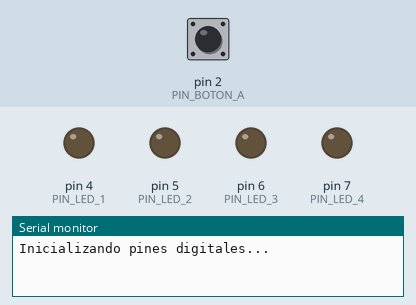
Recording of a sketch running on a simulated Arduino Uno, built with avr-gcc and run on an emulated ATmega328P. Parts: output pins drawn as LEDs (lit = HIGH), the last lines printed to the serial monitor. Inputs (shaded band) come from the test bench; at power-on: pin 2 (PIN_BOTON_A) HIGH.

Above: at 1.2 s.
1.3 s: pin 2 (PIN_BOTON_A) pulled LOW for 3.2 s
At 5.1 s:
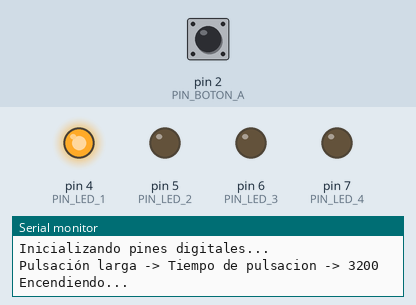
6.0 s: pin 2 (PIN_BOTON_A) pulled LOW for 0.15 s
At 6.9 s:
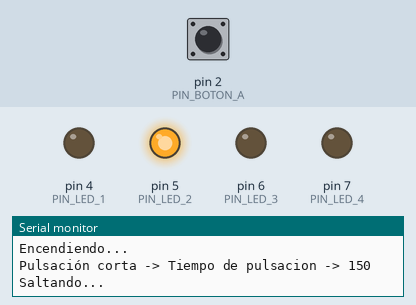
7.7 s: pin 2 (PIN_BOTON_A) pulled LOW for 1 s
At 9.5 s:
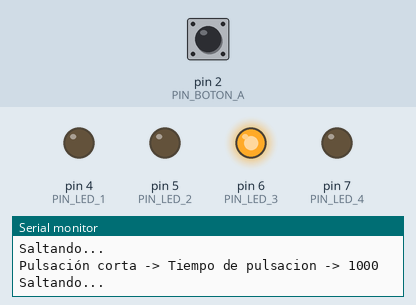
10.2 s: pin 2 (PIN_BOTON_A) pulled LOW for 0.15 s
At 11.3 s:
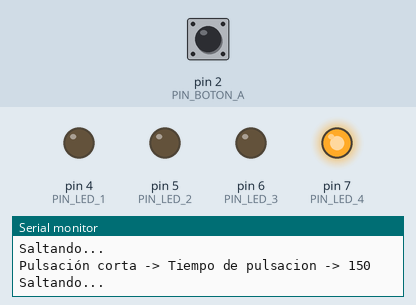
Timing chart, 0 to 12.9 s (numbered marks = the images above; inputs shaded):
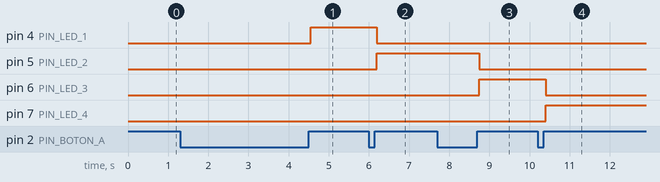

The sketch:

Ejercicio13.ino
```cpp
/*
   Ejercicio13 - PulseIn
*/

//PINES
#define PIN_BOTON_A 2
#define PIN_LED_1 4
#define PIN_LED_2 5 //PWM
#define PIN_LED_3 6 //PWM
#define PIN_LED_4 7

u32 pulso;
u32 ultimo_pulso = millis();
boolean encendido = false;
int led;

void setup() {
  //Inicializo puerto serie
  Serial.begin(9600);

  //Inicializo Pines
  Serial.println(F("Inicializando pines digitales..."));
  pinMode(PIN_BOTON_A, INPUT_PULLUP);
  pinMode(PIN_LED_1, OUTPUT);
  pinMode(PIN_LED_2, OUTPUT);
  pinMode(PIN_LED_3, OUTPUT);
  pinMode(PIN_LED_4, OUTPUT);

  for (int i = PIN_LED_1; i <= PIN_LED_4; i++) digitalWrite(i, LOW);
}

void loop() {
  if ((millis()-ultimo_pulso)>10000) {
    Serial.println("Pulsa el boton, caramba !");
    ultimo_pulso = millis();
  }

  pulso = pulseIn(PIN_BOTON_A,LOW,10000000)/1000;
  if (pulso) {
    if (pulso>=2000)  Serial.print("Pulsación larga");
    else              Serial.print("Pulsación corta");
    ultimo_pulso = millis();
    Serial.println(" -> Tiempo de pulsacion -> " + (String)pulso);
    delay(50);
    if (encendido==false) {
      if (pulso>=2000) {
        encendido = true;
        led = PIN_LED_1;
        digitalWrite(led, HIGH);
        Serial.println("Encendiendo...");
        }
      }
     else {
      if (pulso>=2000) {
        encendido = false;
        digitalWrite(led, LOW);
        Serial.println("Apagando...");
        }
      else
        if (pulso) {
          digitalWrite(led, LOW);
          led++;
          if (led>PIN_LED_4) led = PIN_LED_1;
          digitalWrite(led, HIGH);
          Serial.println("Saltando...");
          }
      }
    }
}
/*
for (int i = PIN_LED_1; i <= PIN_LED_4; i++) {
      Serial.println("Probando LED en PIN " + (String)i);
      digitalWrite(i, HIGH);
      delay(500);
      digitalWrite(i, LOW);
      delay(500);
    }
*/
```

Measured:
- after the input at 1.3 s, pin 4 (PIN_LED_1): LOW → HIGH after 3.3 s
- after the input at 6.0 s, pin 4 (PIN_LED_1): HIGH → LOW after 0.20 s; pin 5 (PIN_LED_2): LOW → HIGH after 0.20 s
- after the input at 7.7 s, pin 5 (PIN_LED_2): HIGH → LOW after 1.1 s; pin 6 (PIN_LED_3): LOW → HIGH after 1.1 s
- after the input at 10.2 s, pin 6 (PIN_LED_3): HIGH → LOW after 0.20 s; pin 7 (PIN_LED_4): LOW → HIGH after 0.20 s
